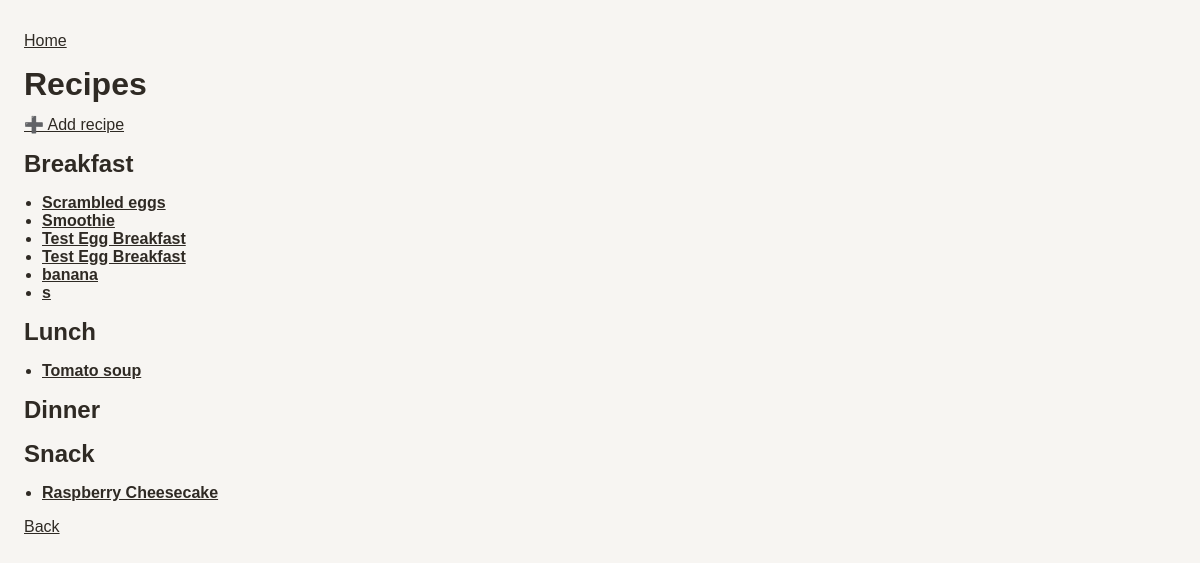
Page /recipes on the committed database.
### tables this page shows
CREATE TABLE recipes (
            id INTEGER PRIMARY KEY AUTOINCREMENT,
            name TEXT NOT NULL,
            category TEXT NOT NULL,
            instructions TEXT,
            image_path TEXT
        );

### app/routes/recipes.py (the view)
@router.get("")
def list_recipes(request: Request):
    with sqlite3.connect(RECIPE_DB_PATH) as conn:
        cur = conn.cursor()
        cur.execute(
            """
            SELECT id, name, category
            FROM recipes
            ORDER BY category, name
        """
        )
        recipes = cur.fetchall()
    recipes_by_category = {
        "breakfast": [],
        "lunch": [],
        "dinner": [],
        "snack": [],
    }
    for recipe in recipes:
        recipes_by_category.setdefault(recipe[2], []).append(recipe)
    return templates.TemplateResponse(
        "recipes_list.html",
        {
            "request": request,
            "recipes_by_category": recipes_by_category,
        },
    )

### app/templates/recipes_list.html (shortened to what this page needs)
{% extends "base.html" %}
{% block content %}
    <h1>Recipes</h1>
    <p>
      <a href="/recipes/new">➕ Add recipe</a>
    </p>
    {% for category in ["breakfast", "lunch", "dinner", "snack"] %}
    <h2>{{ category | capitalize }}</h2>
    <ul>
      {% for r in recipes_by_category.get(category, []) %}
      <li>
        <a href="/recipes/{{ r[0] }}">
          <strong>{{ r[1] }}</strong>
        </a>
      </li>
      {% endfor %}
    </ul>
    {% endfor %}
    <a href="/">Back</a>
{% endblock %}

### app/static/style.css (style rules this page uses)
* { box-sizing: border-box; }
body { margin: 0; padding: 24px; font-family: "Trebuchet MS", "Lucida Grande", sans-serif; color: #2f2a24; background: #f7f5f2; }
h1, h2, h3 { margin: 0 0 12px 0; }
p { margin: 8px 0 16px; }
a { color: #2f2a24; }
ul { padding-left: 18px; }

### rows in the picture
recipes: name "Scrambled eggs"
recipes: name "Smoothie"
recipes: name "Test Egg Breakfast"
recipes: name "Test Egg Breakfast"
recipes: name "banana"
recipes: name "s"
recipes: name "Tomato soup"
recipes: name "Raspberry Cheesecake"

### other values in the picture
{{ category | capitalize }} "Breakfast" "Lunch" "Dinner" "Snack"
